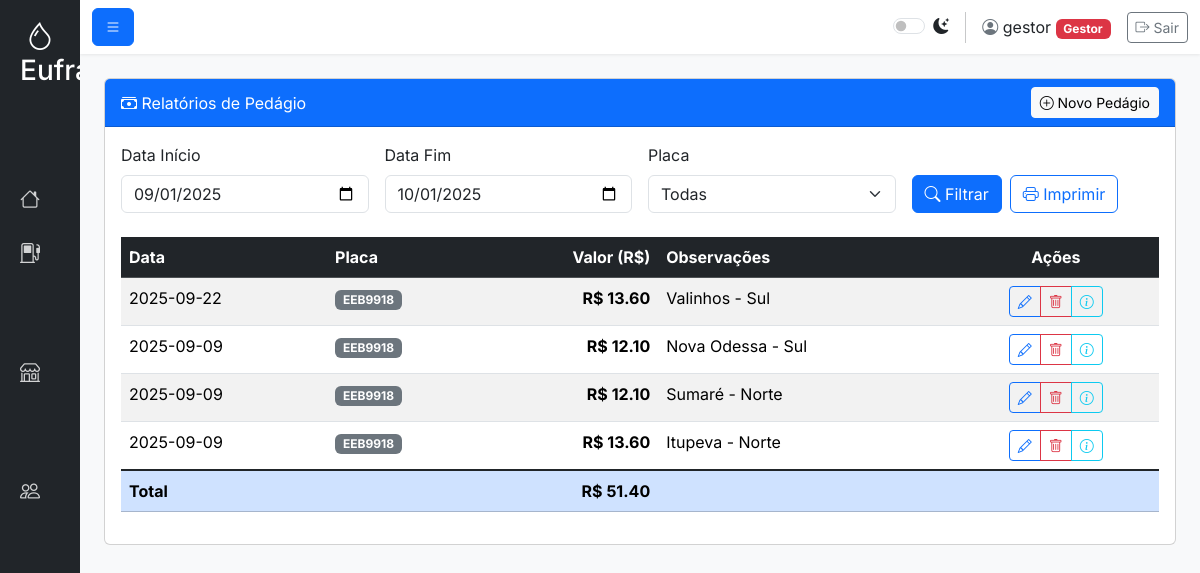
/pedagios (signed in), run on the app's committed database.
### tables this page shows
CREATE TABLE users (
        id INTEGER PRIMARY KEY AUTOINCREMENT,
        username TEXT NOT NULL UNIQUE,
        password_hash TEXT NOT NULL,
        role TEXT NOT NULL CHECK(role IN ('Gestor', 'Comprador', 'Padrão'))
    );

CREATE TABLE pedagios (
        id INTEGER PRIMARY KEY AUTOINCREMENT,
        data TEXT NOT NULL,
        placa TEXT NOT NULL,
        valor REAL NOT NULL,
        observacoes TEXT,
        data_registro TEXT DEFAULT CURRENT_TIMESTAMP
    );

### app.py (the view)
@app.route('/pedagios', methods=['GET', 'POST'])
@login_required
def pedagios():
    placas_disponiveis = obter_placas_veiculos()
    if request.method == 'POST':
        pass
    filtros = {'data_inicio': (datetime.now() - timedelta(days=30)).strftime('%Y-%m-%d'), 'data_fim': datetime.now().strftime('%Y-%m-%d'), 'placa': None}
    pedagios_list = obter_pedagios_com_filtros(**filtros)
    return render_template('pedagios.html', active_page='pedagios', pedagios=pedagios_list, filtros=filtros, placas_disponiveis=placas_disponiveis)

### app.py (called while the page is built)
@app.before_request
def load_logged_in_user():
    user_id = session.get('user_id')
    g.user = get_user_by_id(user_id) if user_id else None

def login_required(view):
    @wraps(view)
    def wrapped_view(*args, **kwargs):
        if g.user is None:
            flash('Você precisa estar logado para acessar esta página.', 'warning')
            return redirect(url_for('login'))
        return view(*args, **kwargs)
    return wrapped_view

@app.context_processor
def inject_now():
    return {'now': datetime.now(), 'g': g}

### database.py (called while the page is built)
def get_db_connection():
    conn = sqlite3.connect('abastecimentos.db')
    conn.row_factory = sqlite3.Row
    return conn

def get_user_by_id(user_id):
    conn = get_db_connection()
    user = conn.execute('SELECT * FROM users WHERE id = ?', (user_id,)).fetchone()
    conn.close()
    return user

def obter_placas_veiculos():
    conn = get_db_connection()
    try:
        cursor = conn.cursor()
        cursor.execute("SELECT DISTINCT placa FROM abastecimentos WHERE placa IS NOT NULL ORDER BY placa")
        placas = [row[0] for row in cursor.fetchall()]
        return placas
    except Exception as e:
        print(f"Erro ao obter placas: {e}")
        return []
    finally:
        conn.close()

def obter_pedagios_com_filtros(data_inicio, data_fim, placa=None):
    conn = get_db_connection()
    query = "SELECT * FROM pedagios WHERE data BETWEEN ? AND ?"
    params = [data_inicio, data_fim]
    if placa:
        query += " AND placa = ?"
        params.append(placa.upper())
    query += " ORDER BY data DESC, placa ASC"
    try:
        df = pd.read_sql(query, conn, params=params)
        return df.to_dict('records')
    except Exception as e:
        print(f"Erro ao obter pedágios com filtros: {e}")
        return []
    finally:
        conn.close()

### templates/pedagios.html (shortened to what this page needs)
{% extends "base.html" %}
{% block content %}
<div class="card">
    <div class="card-header bg-primary text-white d-flex justify-content-between align-items-center">
        <div>
            <i class="bi bi-cash-stack"></i> Relatórios de Pedágio
        </div>
        <button class="btn btn-light btn-sm" data-bs-toggle="modal" data-bs-target="#novoPedagioModal">
            <i class="bi bi-plus-circle"></i> Novo Pedágio
        </button>
    </div>
    <div class="card-body">
        <form method="POST" action="/pedagios" class="row g-3 mb-4">
            <div class="col-md-3">
                <label class="form-label">Data Início</label>
                <input type="date" class="form-control" name="data_inicio"
                       value="{{ filtros.data_inicio if filtros else (now - timedelta(days=30)).strftime('%Y-%m-%d') }}">
            </div>
            <div class="col-md-3">
                <label class="form-label">Data Fim</label>
                <input type="date" class="form-control" name="data_fim"
                       value="{{ filtros.data_fim if filtros else now.strftime('%Y-%m-%d') }}">
            </div>
            <div class="col-md-3">
                <label class="form-label">Placa</label>
                <select class="form-select" name="placa">
                    <option value="">Todas</option>
                </select>
            </div>
            <div class="col-md-3 d-flex align-items-end gap-2">
                <button type="submit" class="btn btn-primary">
                    <i class="bi bi-search"></i> Filtrar
                </button>
                <button type="submit" name="imprimir" value="1" class="btn btn-outline-primary">
                    <i class="bi bi-printer"></i> Imprimir
                </button>
            </div>
        </form>
        <div class="table-responsive">
            <table class="table table-striped table-hover" id="tabelaPedagios">
                <thead class="table-dark">
                    <tr>
                        <th>Data</th>
                        <th>Placa</th>
                        <th class="text-end">Valor (R$)</th>
                        <th>Observações</th>
                        <th class="text-center">Ações</th>
                    </tr>
                </thead>
                <tbody id="corpoTabela">
                    {% for item in pedagios %}
                    <tr id="row-{{ item.id }}">
                        <td>{{ item.data }}</td>
                        <td><span class="badge bg-secondary">{{ item.placa }}</span></td>
                        <td class="text-end fw-bold">R$ {{ "%.2f"|format(item.valor) }}</td>
                        <td>{{ item.observacoes if item.observacoes else '-' }}</td>
                        <td class="text-center">
                            <div class="btn-group btn-group-sm">
                                <button class="btn btn-outline-primary" onclick="editarPedagio({{ item.id }})"
                                        data-bs-toggle="tooltip" title="Editar">
                                    <i class="bi bi-pencil"></i>
                                </button>
                                <button class="btn btn-outline-danger" onclick="excluirPedagio({{ item.id }})"
                                        data-bs-toggle="tooltip" title="Excluir">
                                    <i class="bi bi-trash"></i>
                                </button>
                                <button class="btn btn-outline-info" onclick="detalhesPedagio({{ item.id }})"
                                        data-bs-toggle="tooltip" title="Detalhes">
                                    <i class="bi bi-info-circle"></i>
                                </button>
                            </div>
                        </td>
                    </tr>
                    {% endfor %}
                </tbody>
                {% if pedagios %}
                <tfoot class="table-group-divider">
                    <tr class="table-primary fw-bold">
                        <td colspan="2">Total</td>
                        <td class="text-end">R$ {{ "%.2f"|format(pedagios|sum(attribute='valor')) }}</td>
                        <td colspan="2"></td>
                    </tr>
                </tfoot>
                {% endif %}
            </table>
        </div>
    </div>
</div>
{% endblock %}

### templates/base.html (shortened to what this page needs)
<!DOCTYPE html>
<html lang="pt-BR" data-bs-theme="light">
<head>
    <link href="https://cdn.jsdelivr.net/npm/bootstrap@5.3.2/dist/css/bootstrap.min.css" rel="stylesheet">
    <link rel="stylesheet" href="https://cdn.jsdelivr.net/npm/bootstrap-icons@1.11.3/font/bootstrap-icons.min.css">
</head>
<body class="sidebar-collapsed">
    <div class="sidebar bg-dark text-white">
        <div class="sidebar-header">
            <a href="{{ url_for('index') }}" class="text-white text-decoration-none">
                <h3 class="mb-0"><i class="bi bi-droplet"></i> <span class="link-text">Eufrates</span></h3>
            </a>
        </div>
        <ul class="nav flex-column">
            <li class="nav-item">
                <a class="nav-link {{ 'active' if active_page == 'index' }}" href="{{ url_for('index') }}"><i class="bi bi-house"></i><span class="link-text">Início</span></a>
            </li>
            <li class="nav-item">
                <a class="nav-link" href="#abastecimentoSubmenu" data-bs-toggle="collapse" aria-expanded="false">
                    <i class="bi bi-fuel-pump"></i><span class="link-text">Abastecimento</span>
                </a>
            </li>
            <li class="nav-item">
                <a class="nav-link" href="#dealersSubmenu" data-bs-toggle="collapse" aria-expanded="false">
                    <i class="bi bi-shop"></i><span class="link-text">Dealers</span>
                </a>
            </li>
            {% if g.user.role in ['Administrador', 'Gestor'] %}
            <li class="nav-item">
                <a class="nav-link" href="{{ url_for('user_management') }}"><i class="bi bi-people"></i><span class="link-text">Usuários</span></a>
            </li>
            {% endif %}
        </ul>
    </div>
    <div class="content">
        <nav class="navbar navbar-top navbar-expand-lg sticky-top">
            <div class="container-fluid">
                <button class="btn btn-primary" id="sidebarToggle"><i class="bi bi-list"></i></button>
                <div class="d-flex align-items-center ms-auto">
                    <div class="form-check form-switch me-3">
                        <input class="form-check-input" type="checkbox" role="switch" id="themeSwitcher">
                        <label class="form-check-label" for="themeSwitcher"><i class="bi bi-moon-stars-fill"></i></label>
                    </div>
                    <div class="user-info mx-3">
                        <span class="text-secondary"><i class="bi bi-person-circle"></i></span>
                        {{ g.user.username }}
                        <span class="badge
                            {% if g.user.role == 'Administrador' or g.user.role == 'Gestor' %}bg-danger
                            {% elif g.user.role == 'Comprador' %}bg-primary
                            {% else %}bg-secondary{% endif %}">
                            {{ g.user.role }}
                        </span>
                    </div>
                    <a href="{{ url_for('logout') }}" class="btn btn-sm btn-outline-secondary">
                        <i class="bi bi-box-arrow-right"></i> Sair
                    </a>
                </div>
            </div>
        </nav>
        <main class="page-content">
            {% block content %}{% endblock %}
        </main>
    </div>
</body>
</html>

### templates/base.html (style rules this page uses)
:root { --sidebar-width: 260px; --sidebar-width-collapsed: 80px; }
body { font-family: 'Inter', sans-serif; background-color: var(--bs-tertiary-bg); transition: padding-left 0.3s; }
.sidebar { width: var(--sidebar-width); height: 100vh; position: fixed; top: 0; left: 0; background-color: var(--bs-dark); transition: width 0.3s; overflow: hidden; z-index: 1030; }
body.sidebar-collapsed .sidebar { width: var(--sidebar-width-collapsed); }
body.sidebar-collapsed .content { padding-left: var(--sidebar-width-collapsed); }
.content { padding-left: var(--sidebar-width); width: 100%; transition: padding-left 0.3s; }
.sidebar .nav-link { color: rgba(255, 255, 255, 0.8); display: flex; align-items: center; padding: 0.75rem 1.25rem; }
.sidebar .nav-link .bi { font-size: 1.25rem; margin-right: 1rem; }
.sidebar-header { padding: 1.25rem; text-align: center; }
.navbar-top { background-color: var(--bs-body-bg); box-shadow: 0 1px 3px rgba(0, 0, 0, 0.08); }
.page-content { padding: 1.5rem; }

### data on the page
users: user.username "gestor", user.role "Gestor"
pedagios: data "2025-09-22", placa "EEB9918", valor "13.60", observacoes "Valinhos - Sul"
pedagios: data "2025-09-09", placa "EEB9918", valor "12.10", observacoes "Nova Odessa - Sul"
pedagios: data "2025-09-09", placa "EEB9918", valor "12.10", observacoes "Sumaré - Norte"
pedagios: data "2025-09-09", placa "EEB9918", valor "13.60", observacoes "Itupeva - Norte"

### other printed values
{{ "%.2f"|format(pedagios|sum(attribute='valor')) }} "51.40"
